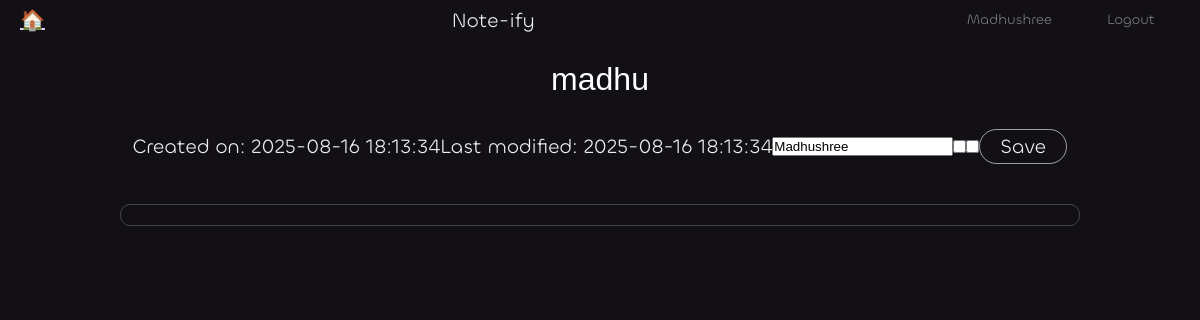
/Madhushree/1 (signed in), run on the app's committed database.
### tables this page shows
CREATE TABLE notes(
    noteid integer  ,
    username char(200),
    title varchar(255),
    content text,
    created_on datetime default current_timestamp,
    modified_on datetime default current_timestamp,
    star boolean default false,
    public boolean default false,
    foreign key (username) references user(username),
    primary key (noteid,username)
);

### main.py (the view)
@app.get("/<string:uname>/<int:note_id>")
def note(note_id,uname):
    username=session.get('username',None)
    if uname == username or handler.get_public(note_id,uname) is not None:
        note = handler.get_note(note_id,uname)
    else:
        note = None
    if not note:
        return redirect(url_for('index'))
    return render_template( "/note.html", note=note )

### handlers/handler.py (called while the page is built)
def get_note(noteid, username):
    conn=sqlite3.connect('noteify.db')
    cur=conn.cursor()
    res=cur.execute("""
    select * from notes where username=? and noteid=?
    """,(username,noteid,))
    arr = res.fetchone()
    conn.close()
    return arr

### main.py (called while the page is built)
@app.before_request
def before_request():
    if request.path not in ['/','/login','/signup']:
        if 'username' not in session:
            return redirect(url_for('login'))

### templates/note.html (shortened to what this page needs)
<!doctype html>
<html>
<head>
    <link rel="stylesheet" href=" {{ url_for( 'static', filename='main.css' ) }} ">
    <link rel="stylesheet" href=" {{ url_for( 'static', filename='note.css' ) }} ">
    <link rel="stylesheet" href="https://esm.sh/prosemirror-view/style/prosemirror.css">
</head>
<body>
    <div class="top_bar">
        <div class="top_container">
            <div class="left_icon">
                <a href="/">🏠</a>
            </div>
            <div class="text">
                <p>Note-ify</p>
            </div>
            {% if not session.get('username') %}
            <div class="right_icons">
                <a href="/login">Login</a>
                <a href="/signup">Signup</a>
            </div>
            {% else %}
            <div class="right_icons">
                <a href="/profile">{{ session.get('username') }}</a>
                <a href="/logout">Logout</a>
            </div>
            {% endif %}
        </div>
    </div>
    <div class="page">
        <div class="title_holder">
            <input type="text" id="note_title" value="{{ note[2] }}" placeholder="Title Here..." maxlength="200" required />
        </div>
        <div class="desc">
            <p>Created on: {{ note[4] }}</p>
            <p>Last modified: {{ note[5] }}</p>
            <input type="text" id="username" value="{{ note[1] }}"  maxlength="200" required />
            <input class="star" id="star" type="checkbox" {{"checked" if note[6] else ""}} />
            <input class="public" id="public" type="checkbox" {{"checked" if note[7] else ""}} />
            <div id="save">Save</div>
        </div>
        <div class="content_holder">
        </div>
    </div>
</body>
</html>

### static/main.css (style rules this page uses)
:root { --yellow: #FFC857; --white: #a6a6a6; --pink: #dab5ff; --violet: #2c1c32; --black: #120f15; }
* { padding: 0; margin: 0; box-sizing: border-box; }
body { display: flex; align-items: center; gap: 10px; width: 100%; min-height: 100vh; flex-direction: column; font-family: "Chillax", consolas; font-size: 20px; background: var(--black); color: #eee; }
.top_container { display: flex; align-items: center; justify-content: space-between; width: 100%; position: sticky; top: 0; }
.right_icons { display: flex; align-items: center; justify-content: center; gap: 5px; }
.right_icons > a { padding: 5px 25px; text-decoration: none; color: #7b7b7b; transition: .2s; font-size: 14px; }
.top_bar { width: 100%; padding: 5px 20px; }
a { color: #e6cdff; }

### static/note.css (style rules this page uses)
.page { width: 100%; display: flex; align-items: center; justify-content: center; flex-direction: column; gap: 10px; }
input#note_title { font-size: 32px; color: #fff; background: none; outline: none; border: none; padding: 10px 20px; width: 100%; text-align: center; border: 1px solid #fff0; transition: .2s ease-out; }
.title_holder { width: 100%; }
.desc { display: flex; align-items: center; justify-content: space-between; flex-direction: row; flex-wrap: wrap; padding: 10px 20px; }
.content_holder { min-height: 1em; min-width: 80%; border: 1px solid #474747; margin-top: 20px; font-size: 20px; line-height: normal; padding: 10px 20px; border-radius: 10px; transition: .2s ease-out; }
div#save { border: 1px solid #fff9; padding: 2px 20px; border-radius: 50px; cursor: pointer; }

### data on the page
notes: get "Madhushree", title "madhu", created_on "2025-08-16 18:13:34", modified_on "2025-08-16 18:13:34", username "Madhushree"
